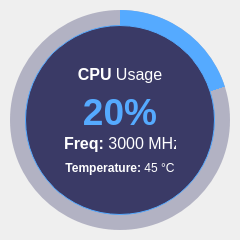
           <widget class="QFrame" name="circularProgressBar_Main_1">
            <property name="sizePolicy">
             <sizepolicy hsizetype="Fixed" vsizetype="Fixed">
              <horstretch>0</horstretch>
              <verstretch>0</verstretch>
             </sizepolicy>
            </property>
            <property name="minimumSize">
             <size>
              <width>240</width>
              <height>240</height>
             </size>
            </property>
            <property name="maximumSize">
             <size>
              <width>240</width>
              <height>240</height>
             </size>
            </property>
            <property name="styleSheet">
             <string notr="true">background-color:none;</string>
            </property>
            <property name="frameShape">
             <enum>QFrame::NoFrame</enum>
            </property>
            <property name="frameShadow">
             <enum>QFrame::Raised</enum>
            </property>
            <widget class="QFrame" name="circularBg_CPU">
             <property name="geometry">
              <rect>
               <x>10</x>
               <y>10</y>
               <width>220</width>
               <height>220</height>
              </rect>
             </property>
             <property name="sizePolicy">
              <sizepolicy hsizetype="Fixed" vsizetype="Fixed">
               <horstretch>0</horstretch>
               <verstretch>0</verstretch>
              </sizepolicy>
             </property>
             <property name="minimumSize">
              <size>
               <width>220</width>
               <height>220</height>
              </size>
             </property>
             <property name="maximumSize">
              <size>
               <width>220</width>
               <height>220</height>
              </size>
             </property>
             <property name="styleSheet">
              <string notr="true">QFrame{
	border-radius: 110px;	
	background-color: rgba(85, 85, 127, 100);
}</string>
             </property>
             <property name="frameShape">
              <enum>QFrame::StyledPanel</enum>
             </property>
             <property name="frameShadow">
              <enum>QFrame::Raised</enum>
             </property>
            </widget>
            <widget class="QFrame" name="circularProgress_CPU">
             <property name="geometry">
              <rect>
               <x>10</x>
               <y>10</y>
               <width>220</width>
               <height>220</height>
              </rect>
             </property>
             <property name="sizePolicy">
              <sizepolicy hsizetype="Fixed" vsizetype="Fixed">
               <horstretch>0</horstretch>
               <verstretch>0</verstretch>
              </sizepolicy>
             </property>
             <property name="minimumSize">
              <size>
               <width>220</width>
               <height>220</height>
              </size>
             </property>
             <property name="maximumSize">
              <size>
               <width>220</width>
               <height>220</height>
              </size>
             </property>
             <property name="styleSheet">
              <string notr="true">QFrame{
	border-radius: 110px;	
	background-color: qconicalgradient(cx:0.5, cy:0.5, angle:90, stop:0.799 rgba(255, 0, 127, 0), stop:0.800 rgba(85, 170, 255, 255));
}
</string>
             </property>
             <property name="frameShape">
              <enum>QFrame::StyledPanel</enum>
             </property>
             <property name="frameShadow">
              <enum>QFrame::Raised</enum>
             </property>
            </widget>
            <widget class="QFrame" name="circularContainer_CPU">
             <property name="geometry">
              <rect>
               <x>25</x>
               <y>25</y>
               <width>190</width>
               <height>190</height>
              </rect>
             </property>
             <property name="sizePolicy">
              <sizepolicy hsizetype="Fixed" vsizetype="Fixed">
               <horstretch>0</horstretch>
               <verstretch>0</verstretch>
              </sizepolicy>
             </property>
             <property name="minimumSize">
              <size>
               <width>190</width>
               <height>190</height>
              </size>
             </property>
             <property name="maximumSize">
              <size>
               <width>190</width>
               <height>190</height>
              </size>
             </property>
             <property name="styleSheet">
              <string notr="true">QFrame{
	border-radius: 95px;	
	background-color: rgb(58, 58, 102);
	border: 1px solid rgba(85, 170, 255, 255);
}</string>
             </property>
             <property name="frameShape">
              <enum>QFrame::StyledPanel</enum>
             </property>
             <property name="frameShadow">
              <enum>QFrame::Raised</enum>
             </property>
             <widget class="QFrame" name="container_layout_cpu">
              <property name="geometry">
               <rect>
                <x>30</x>
                <y>30</y>
                <width>130</width>
                <height>130</height>
               </rect>
              </property>
              <property name="minimumSize">
               <size>
                <width>130</width>
                <height>130</height>
               </size>
              </property>
              <property name="maximumSize">
               <size>
                <width>130</width>
                <height>130</height>
               </size>
              </property>
              <property name="styleSheet">
               <string notr="true">border:none;</string>
              </property>
              <layout class="QVBoxLayout" name="verticalLayout_3">
               <item>
                <widget class="QLabel" name="title_label_cpu">
                 <property name="sizePolicy">
                  <sizepolicy hsizetype="Preferred" vsizetype="Preferred">
                   <horstretch>0</horstretch>
                   <verstretch>0</verstretch>
                  </sizepolicy>
                 </property>
                 <property name="minimumSize">
                  <size>
                   <width>0</width>
                   <height>22</height>
                  </size>
                 </property>
                 <property name="maximumSize">
                  <size>
                   <width>16777215</width>
                   <height>22</height>
                  </size>
                 </property>
                 <property name="font">
                  <font>
                   <family>Segoe UI</family>
                   <pointsize>12</pointsize>
                  </font>
                 </property>
                 <property name="styleSheet">
                  <string notr="true">color: rgb(255, 255, 255);</string>
                 </property>
                 <property name="text">
                  <string>&lt;html&gt;&lt;head/&gt;&lt;body&gt;&lt;p&gt;&lt;span style=&quot; font-weight:600;&quot;&gt;CPU&lt;/span&gt; Usage&lt;/p&gt;&lt;/body&gt;&lt;/html&gt;</string>
                 </property>
                 <property name="scaledContents">
                  <bool>true</bool>
                 </property>
                 <property name="alignment">
                  <set>Qt::AlignCenter</set>
                 </property>
                </widget>
               </item>
               <item>
                <widget class="QLabel" name="usage_label_cpu">
                 <property name="minimumSize">
                  <size>
                   <width>0</width>
                   <height>40</height>
                  </size>
                 </property>
                 <property name="maximumSize">
                  <size>
                   <width>16777215</width>
                   <height>40</height>
                  </size>
                 </property>
                 <property name="font">
                  <font>
                   <family>MS Sans Serif</family>
                   <pointsize>28</pointsize>
                   <weight>75</weight>
                   <bold>true</bold>
                  </font>
                 </property>
                 <property name="styleSheet">
                  <string notr="true">color: rgba(85, 170, 255, 255);</string>
                 </property>
                 <property name="text">
                  <string>20%</string>
                 </property>
                 <property name="alignment">
                  <set>Qt::AlignCenter</set>
                 </property>
                </widget>
               </item>
               <item>
                <widget class="QLabel" name="freq_label_cpu">
                 <property name="minimumSize">
                  <size>
                   <width>0</width>
                   <height>22</height>
                  </size>
                 </property>
                 <property name="maximumSize">
                  <size>
                   <width>16777215</width>
                   <height>22</height>
                  </size>
                 </property>
                 <property name="font">
                  <font>
                   <family>Segoe UI</family>
                   <pointsize>12</pointsize>
                  </font>
                 </property>
                 <property name="styleSheet">
                  <string notr="true">color:#ffffff;</string>
                 </property>
                 <property name="text">
                  <string>&lt;html&gt;&lt;head/&gt;&lt;body&gt;&lt;p&gt;&lt;span style=&quot; font-weight:600;&quot;&gt;Freq: &lt;/span&gt;3000 MHz&lt;/p&gt;&lt;/body&gt;&lt;/html&gt;</string>
                 </property>
                 <property name="alignment">
                  <set>Qt::AlignCenter</set>
                 </property>
                </widget>
               </item>
               <item>
                <widget class="QLabel" name="temp_label_cpu">
                 <property name="minimumSize">
                  <size>
                   <width>0</width>
                   <height>15</height>
                  </size>
                 </property>
                 <property name="maximumSize">
                  <size>
                   <width>16777215</width>
                   <height>15</height>
                  </size>
                 </property>
                 <property name="font">
                  <font>
                   <family>Segoe UI</family>
                   <pointsize>9</pointsize>
                  </font>
                 </property>
                 <property name="styleSheet">
                  <string notr="true">color: #ffffff;</string>
                 </property>
                 <property name="text">
                  <string>&lt;html&gt;&lt;head/&gt;&lt;body&gt;&lt;p&gt;&lt;span style=&quot; font-weight:600;&quot;&gt;Temperature:&lt;/span&gt; 45 °C&lt;/p&gt;&lt;/body&gt;&lt;/html&gt;</string>
                 </property>
                 <property name="alignment">
                  <set>Qt::AlignCenter</set>
                 </property>
                </widget>
               </item>
              </layout>
             </widget>
            </widget>
           </widget>
